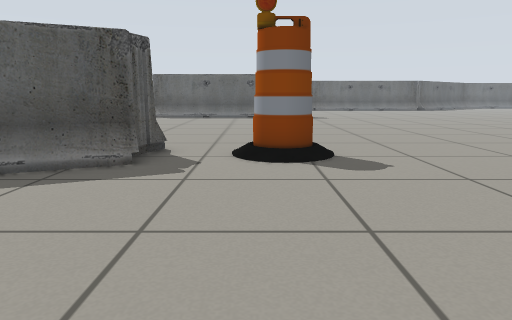
view 1 (above)

21 first-person views from a walk through a robot-simulator world made for Gazebo. The camera is 0.58 m above the floor, tilts 10° down and sees 70° across. Floor lines are 1 m apart. The floor is counted in squares, 0.5 m on a side. Each view is taken from the middle of a square. On the plan, view 1 faces up. The plan holds only what a view shows up to about 14 squares ahead; the rest is blank.

view 2
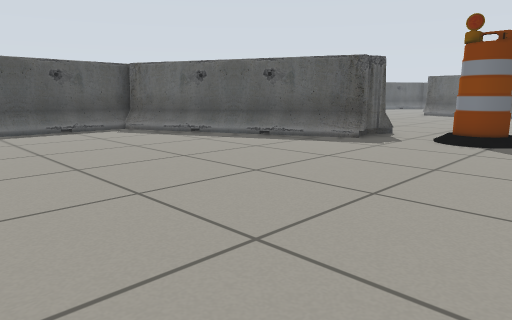

view 3
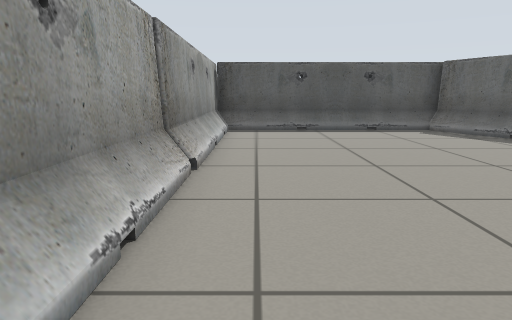

view 4
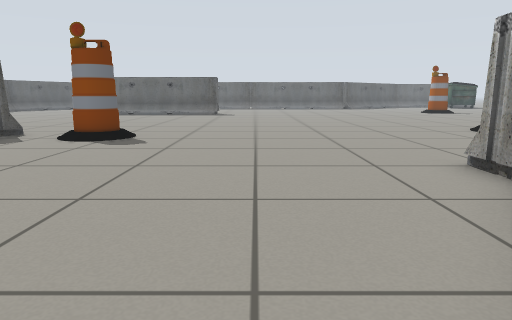

view 5
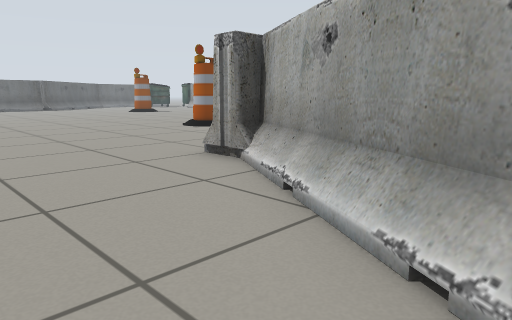

view 6
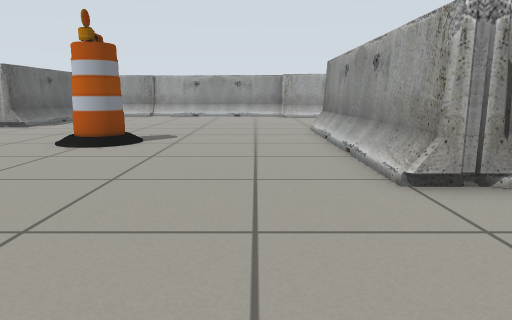

view 7
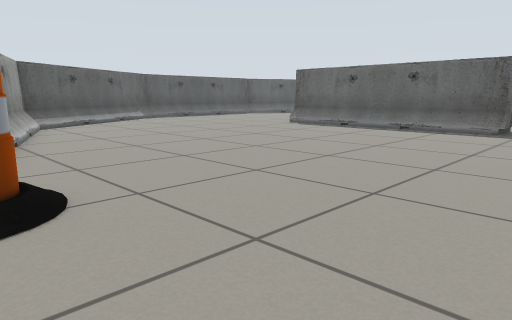

view 8
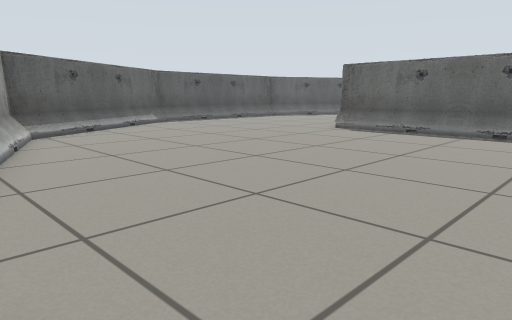

view 9
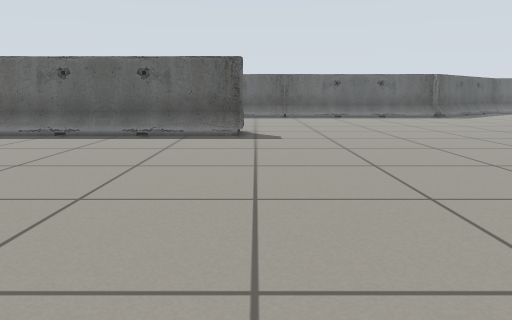

view 10
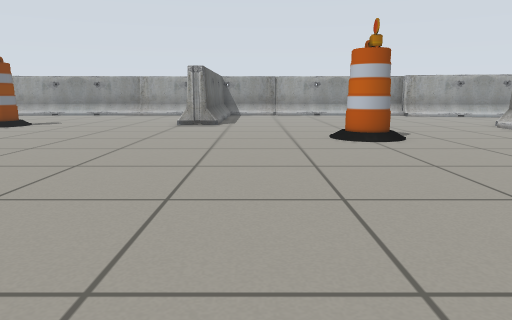

view 11
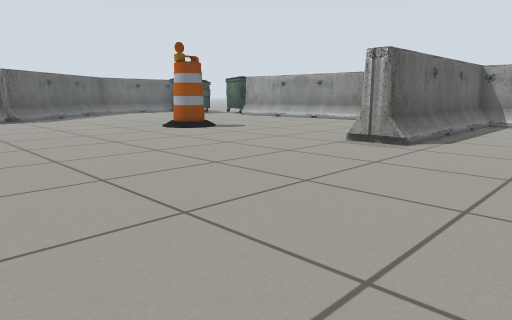

view 12
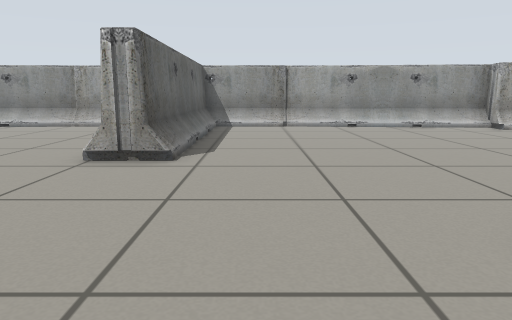

view 13
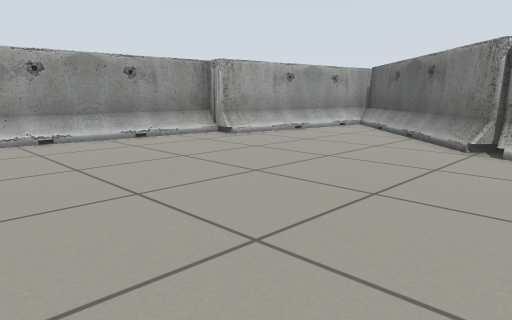

view 14
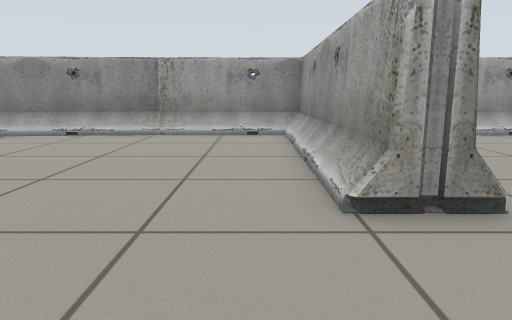

view 15
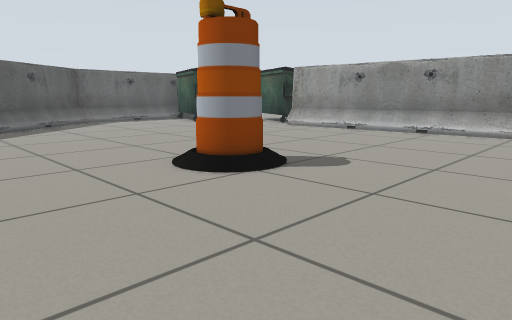

view 16
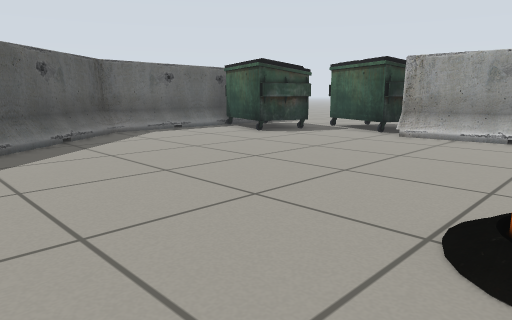

view 17
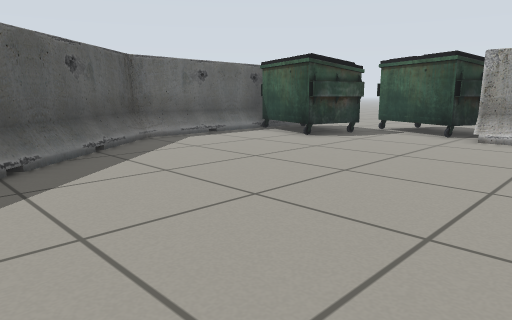

view 18
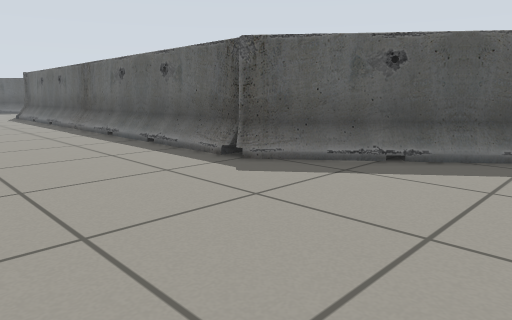

view 19
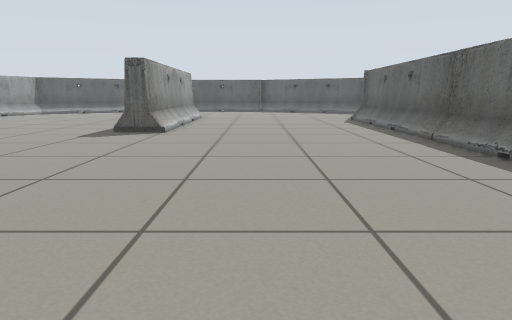

view 20
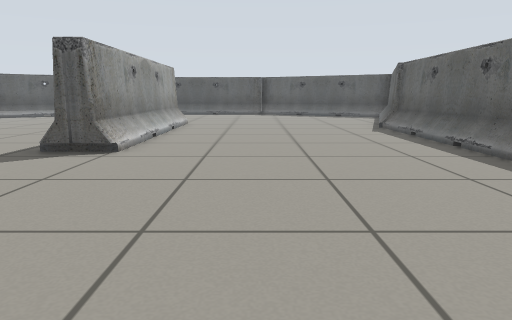

view 21
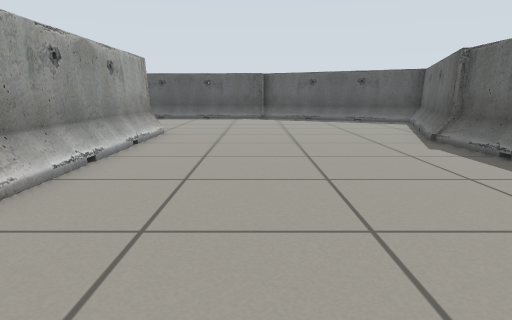

### Floor plan
Key: @ floor where view 1 was taken; . floor; B barrier; A barrel; U dumpster.
Columns run from 12 left of view 1 to 26 right of it. Each row starts with its distance up from view 1.
 34                                BBBBBB
 33                              BBBBBBUU
 32                             BBB....U
 31     B                      BB......U
 30     BBBB                  BB.......UUUU
 29     ..BBBBBBBBBBBBBBBBBBBBB...........U
 28     .................................U
 27     .................................UU
 26     ................................BB
 25     ................................BB
 24     .................................B
 23     .................................B
 22     .........................AA......B
 21     .. BBBBBBBBB.............A.......B
 20       BBBBBBBBBB.....................B
 19      ................................B
 18     .................................B
 17    ..................................B
 16   ...................................B
 15  ............................BBBBBBBBB
 14 BB...........................BBBBBBBBB
 13  BB..................................B
 12  BB..................................B
 11   BB.................................B
 10    BBB...............................B
  9      BBB ................AA..........B
  8           B.AA...........A...........BB
  7           B.AA.......................B
  6        BBBB..........................B
  5      BBBB............................B
  4    BBBB.............................BB
  3   BBB...............BBBBBBBBBB......BB
  2   BB................BB        B....BB
  1   BB................BB        BB...BB
  0   BB........@......BB          BB..BB
 -1   BB...............BB           BB.B
 -2   BB...........  .BB             BB
 -3   BB.......... ...BB
 -4   BBBBBBBBBBBBB
 -5             B

Where each view was taken, in squares from view 1:
view 1: 0 up, 0 right, facing up
view 2: 3 down, 3 right, facing up-left
view 3: 3 down, 3 right, facing left
view 4: 3 down, 5 right, facing up
view 5: 3 down, 4 right, facing up-right
view 6: 5 up, 4 right, facing right
view 7: 7 up, 5 right, facing up-left
view 8: 8 up, 2 right, facing up-left
view 9: 9 up, 3 right, facing up
view 10: 12 up, 3 right, facing right
view 11: 10 up, 9 right, facing up-right
view 12: 12 up, 11 right, facing right
view 13: 11 up, 15 right, facing down-right
view 14: 16 up, 14 right, facing right
view 15: 17 up, 13 right, facing up-right
view 16: 22 up, 14 right, facing up-right
view 17: 24 up, 14 right, facing up-right
view 18: 24 up, 18 right, facing up-left
view 19: 24 up, 14 right, facing left
view 20: 24 up, 10 right, facing left
view 21: 24 up, 6 right, facing left
